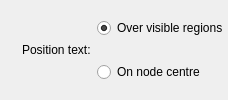
        <widget class="QWidget" name="widget_9" native="true">
         <layout class="QHBoxLayout" name="horizontalLayout_6">
          <property name="leftMargin">
           <number>0</number>
          </property>
          <property name="topMargin">
           <number>0</number>
          </property>
          <property name="rightMargin">
           <number>0</number>
          </property>
          <property name="bottomMargin">
           <number>0</number>
          </property>
          <item>
           <spacer name="horizontalSpacer_25">
            <property name="orientation">
             <enum>Qt::Horizontal</enum>
            </property>
            <property name="sizeType">
             <enum>QSizePolicy::Expanding</enum>
            </property>
            <property name="sizeHint" stdset="0">
             <size>
              <width>0</width>
              <height>20</height>
             </size>
            </property>
           </spacer>
          </item>
          <item>
           <widget class="InfoTextWidget" name="positionTextInfoText" native="true">
            <property name="sizePolicy">
             <sizepolicy hsizetype="Fixed" vsizetype="Fixed">
              <horstretch>0</horstretch>
              <verstretch>0</verstretch>
             </sizepolicy>
            </property>
            <property name="minimumSize">
             <size>
              <width>16</width>
              <height>16</height>
             </size>
            </property>
           </widget>
          </item>
          <item>
           <widget class="QLabel" name="label_48">
            <property name="sizePolicy">
             <sizepolicy hsizetype="Minimum" vsizetype="Preferred">
              <horstretch>0</horstretch>
              <verstretch>0</verstretch>
             </sizepolicy>
            </property>
            <property name="text">
             <string>Position text:</string>
            </property>
           </widget>
          </item>
          <item>
           <widget class="QWidget" name="widget_15" native="true">
            <layout class="QVBoxLayout" name="verticalLayout_2">
             <property name="spacing">
              <number>-1</number>
             </property>
             <property name="leftMargin">
              <number>0</number>
             </property>
             <property name="topMargin">
              <number>0</number>
             </property>
             <property name="rightMargin">
              <number>0</number>
             </property>
             <property name="bottomMargin">
              <number>0</number>
             </property>
             <item>
              <widget class="QRadioButton" name="positionVisibleRadioButton">
               <property name="text">
                <string>Over visible regions</string>
               </property>
               <property name="checked">
                <bool>true</bool>
               </property>
              </widget>
             </item>
             <item>
              <widget class="QRadioButton" name="positionCentreRadioButton">
               <property name="text">
                <string>On node centre</string>
               </property>
              </widget>
             </item>
            </layout>
           </widget>
          </item>
          <item>
           <spacer name="horizontalSpacer_26">
            <property name="orientation">
             <enum>Qt::Horizontal</enum>
            </property>
            <property name="sizeType">
             <enum>QSizePolicy::Expanding</enum>
            </property>
            <property name="sizeHint" stdset="0">
             <size>
              <width>0</width>
              <height>20</height>
             </size>
            </property>
           </spacer>
          </item>
         </layout>
        </widget>
